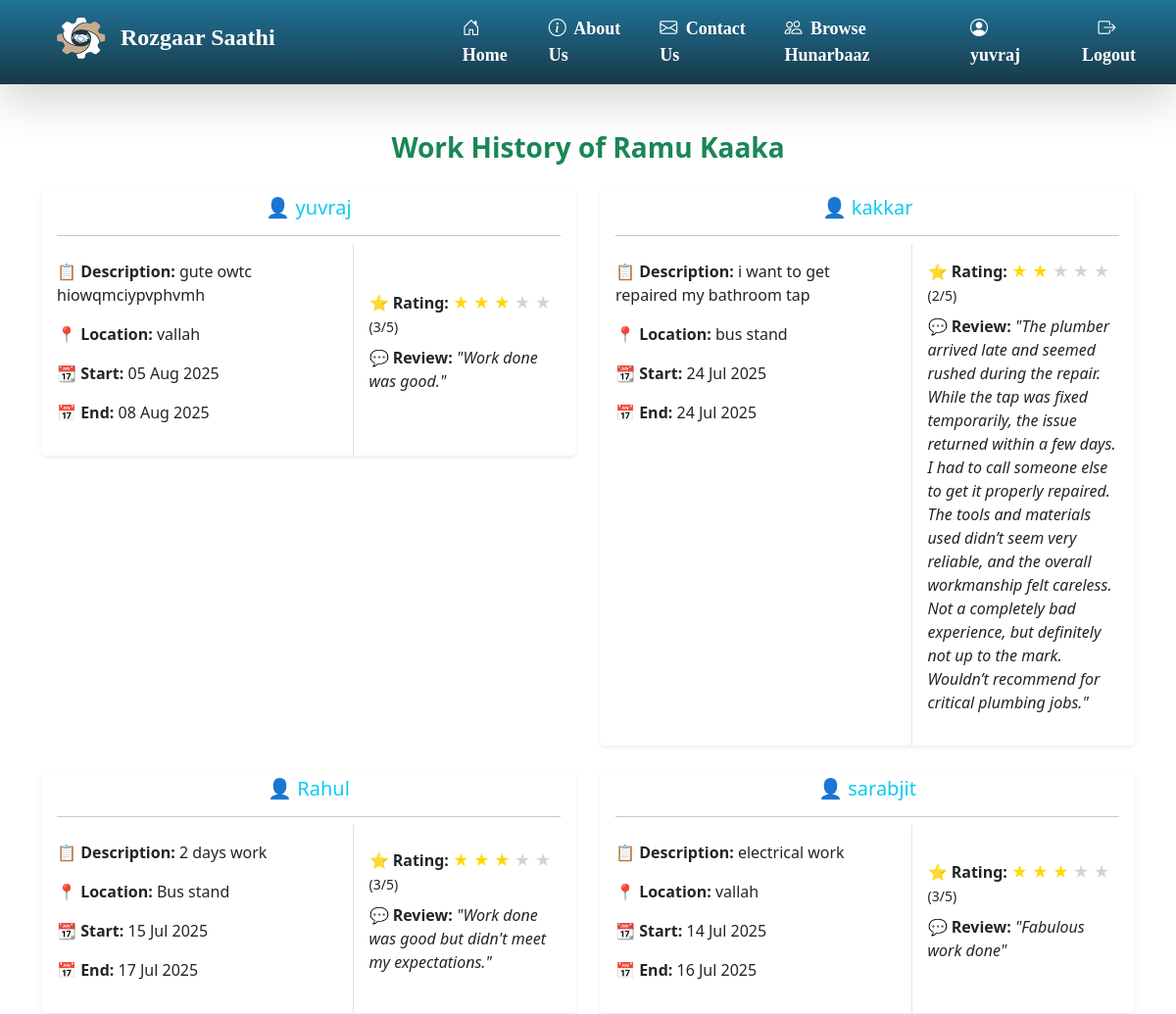
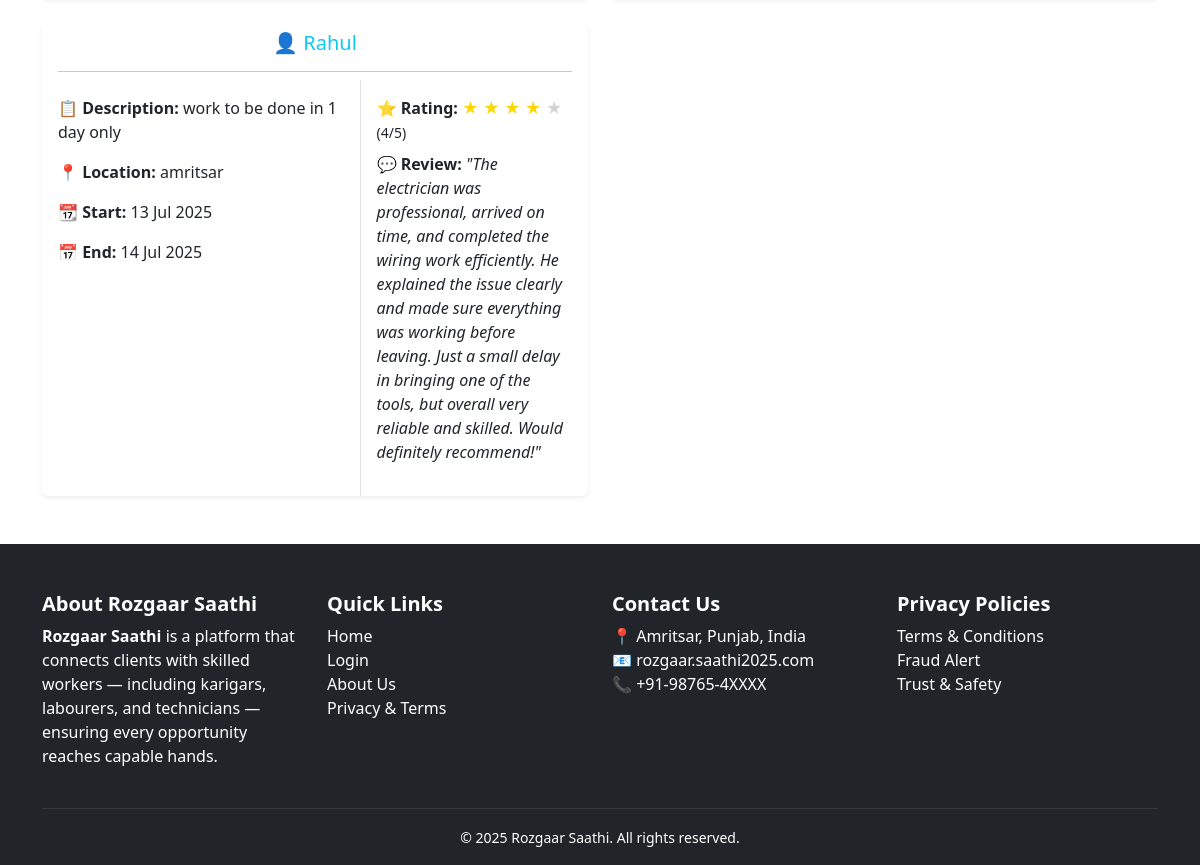
The app's page /hunarbaaz/work-history/1/ (signed in) with its own data (2 pictures, top to bottom).
### hunarbaaz/models.py (models this page shows, shortened)
class Hunarbaaz(models.Model):
    SKILL_CHOICES = [
        ('', 'Tell us your skill'),  # placeholder
        ('Construction', 'Construction'),
        ('Electrician', 'Electrician'),
        ('Painter', 'Painter'),
        ('Domestic Worker', 'Domestic Worker'),
        ('Plumber', 'Plumber'),
        ('Carpenter', 'Carpenter'),
        ('Electronics Repair', 'Electronics Repair'),
        ('Mechanic', 'Mechanic'),
        ('Others', 'Others'),
    ]
    locations=[
        ('','Select you location'),
        ('Vallah/Verka','Vallah/Verka'),
        ('Hall Bazaar','Hall Bazaar'),
        ('Ranjit-Avenue','Ranjit-Avenue'),
        ('Company-bagh','Company-bagh'),
        ('Golden-gate','Golden-gate'),
        ('Putlighar','Putlighar'),
        ('Ramgharia gate','Ramgharia gate'),
        ('Batala-road','Batala-road'),
        ('Majitha-road','Majitha-road'),
        ('Ram Bagh','Ram Bagh'),
        ('other','other')
    ]
    GENDER_CHOICES = [("","-------"),
        ("M", "Male"),
        ("F", "Female"),
        ("O", "Other"),
    ]
    user = models.OneToOneField(User, on_delete=models.CASCADE)
    full_name = models.CharField(max_length=100)
    mobile = models.CharField(max_length=10,unique=True,validators=[mobile_validator])
    gender = models.CharField(
        max_length=1,
        choices=GENDER_CHOICES,
        default="M",
        verbose_name="Gender",
    )
    skill = models.CharField(max_length=50, choices=SKILL_CHOICES)
    location = models.CharField(max_length=100, choices=locations)
    experience = models.PositiveIntegerField(help_text="Years of experience")
    aadhaar_number = models.CharField(max_length=12,unique=True,validators=[aadhaar_validator])
    wages = models.PositiveIntegerField(help_text="required pay for 8 hours" ,blank=False,null=False, default=False)
    profile_pic = models.ImageField(upload_to='hunarbaaz/profile_pics/',null=True, blank=True)
    work_sample_1=models.ImageField(upload_to='hunarbaaz/work_samples/', null=True, blank=True)
    work_sample_2=models.ImageField(upload_to='hunarbaaz/work_samples/', null=True, blank=True)
    work_sample_3=models.ImageField(upload_to='hunarbaaz/work_samples/', null=True, blank=True)
    is_verified = models.BooleanField(default=False)
    created_at = models.DateTimeField(auto_now_add=True)

### client/models.py (models this page shows, shortened)
class PostRequest(models.Model):
    client = models.ForeignKey(User, on_delete=models.CASCADE, related_name='sent_requests')
    hunarbaaz = models.ForeignKey('hunarbaaz.Hunarbaaz', on_delete=models.CASCADE, related_name='received_requests')
    job_description = models.TextField()
    location = models.CharField(max_length=100)
    start_date = models.DateField(help_text="Start date of the job",null=False,blank=True)
    end_date = models.DateField(help_text="Expected completion date",null=False,blank=True)
    JOB_TYPE_CHOICES = [
        ('residential', 'Residential'),
        ('commercial', 'Commercial'),
    ]
    job_type = models.CharField(max_length=20,choices=JOB_TYPE_CHOICES,default='residential',help_text="Type of job location")
    working_hours = models.PositiveIntegerField(
        null=True,
        blank=True,
        help_text="Estimated total working hours for this job"
    )
    is_accepted = models.BooleanField(null=True, blank=True)  # None = Pending, True = Accepted, False = Rejected
    is_completed = models.BooleanField(default=False)
    is_cancelled = models.BooleanField(default=False, help_text="Whether the client has cancelled the request")
    created_at = models.DateTimeField(auto_now_add=True)
    rating = models.IntegerField(
    validators=[MinValueValidator(1), MaxValueValidator(5)],
    null=True,
    blank=True,
    help_text="Client rating after completion (1 to 5)"
)
    review = models.TextField(null=True, blank=True, help_text="Optional client feedback")

### hunarbaaz/views.py (the view)
# urls.py: path('work-history/<int:hunarbaaz_id>/', views.public_work_history, name='public_work_history'),
def public_work_history(request, hunarbaaz_id):
    profile = get_object_or_404(Hunarbaaz, id=hunarbaaz_id)
    completed_jobs = PostRequest.objects.filter(
        hunarbaaz=profile,
        is_completed=True
    ).order_by('-end_date', '-created_at')
    cancelled_jobs = PostRequest.objects.filter(
        hunarbaaz=profile,
        is_cancelled=True
    ).order_by('-end_date', '-created_at')
    return render(request, 'hunarbaaz/public_work_history.html', {
        'profile': profile,
        'completed_jobs': completed_jobs,
        'cancelled_jobs': cancelled_jobs
    })

### hunarbaaz/templates/hunarbaaz/public_work_history.html
{% extends 'base/base.html' %}
{% block content %}
  <div class="container mt-5 mb-5">
    <h3 class="text-center text-success mb-4">
      {% if user.clientprofile %}
        <b>Work History of {{ profile.full_name }}</b>
      {% elif user.hunarbaaz %}
        <b>My Work History</b>
      {% else %}
        {{ user.username }}
      {% endif %}
    </h3>
    {% if completed_jobs %}
      <div class="row g-4">
        {% for job in completed_jobs %}
          <div class="col-md-6">
            <div class="card shadow-sm border-0">
              <div class="card-header bg-white border-bottom-0">
                <h5 class="text-info text-center mb-1">👤 {{ job.client.username }}</h5>
                <hr class="mb-0" />
              </div>
              <div class="row g-0 align-items-stretch">
                <div class="col-7 border-end">
                  <div class="card-body">
                    <p>
                      <strong>📋 Description:</strong> {{ job.job_description }}
                    </p>
                    <p>
                      <strong>📍 Location:</strong> {{ job.location }}
                    </p>
                    <p>
                      <strong>📆 Start:</strong> {{ job.start_date|date:'d M Y' }}
                    </p>
                    <p>
                      <strong>📅 End:</strong> {{ job.end_date|date:'d M Y' }}
                    </p>
                  </div>
                </div>
                <div class="col-5 d-flex align-items-center">
                  <div class="card-body">
                    {% if job.rating %}
                      <p class="mb-1">
                        <strong>⭐ Rating:</strong>
                        {% for i in '12345'|make_list %}
                          {% if forloop.counter <= job.rating %}
                            <span style="color: gold;">&#9733;</span>
                          {% else %}
                            <span style="color: lightgray;">&#9733;</span>
                          {% endif %}
                        {% endfor %}
                        <small>({{ job.rating }}/5)</small>
                      </p>
                    {% endif %}
                    {% if job.review %}
                      <p class="mt-2">
                        <strong>💬 Review:</strong> <em>"{{ job.review }}"</em>
                      </p>
                    {% else %}
                      <p class="text-muted mt-2">No review given.</p>
                    {% endif %}
                  </div>
                </div>
              </div>
            </div>
          </div>
        {% endfor %}
      </div>
    {% else %}
      <div class="alert alert-info text-center mt-4">No completed jobs yet.</div>
    {% endif %}
  </div>
{% endblock %}

### base/templates/base/base.html (shortened to what this page needs)
{% load static %}
<!DOCTYPE html>
<html lang="en">
<head>
    <link href="https://cdn.jsdelivr.net/npm/bootstrap@5.3.0/dist/css/bootstrap.min.css" rel="stylesheet">
<link rel="stylesheet" href="https://cdnjs.cloudflare.com/ajax/libs/font-awesome/6.5.0/css/all.min.css">
<link href="https://cdn.jsdelivr.net/npm/bootstrap-icons@1.10.5/font/bootstrap-icons.css" rel="stylesheet">
<link rel="stylesheet" href="{% static 'base/css/style.css' %}">
<link rel="stylesheet" href="{% static 'base/css/login.css' %}">
<link href="https://cdn.jsdelivr.net/npm/aos@2.3.4/dist/aos.css" rel="stylesheet">
</head>
<body>
<nav class="navbar navbar-expand-lg navbar-dark shadow-lg">
  <div class="container-fluid" id="navbar-cont">
    <a class="navbar-brand fw-bold fs-4 d-flex align-items-center" href="{% url 'home' %}">
      <img src="{% static 'base/images/logo.png' %}" style="height: 55px; width: 65px;" class="me-2">
      <span class="text-white">Rozgaar Saathi</span>
    </a>
    <div class="collapse navbar-collapse justify-content-end" id="navbarNav">
      <ul class="navbar-nav align-items-center">
        <li class="nav-item">
          <a class="nav-link nav-anim" href="{% url 'home' %}">
            <i class="bi bi-house-door me-1"></i> Home
          </a>
        </li>
        <li class="nav-item">
          <a class="nav-link nav-anim" href="{% url 'about' %}">
            <i class="bi bi-info-circle me-1"></i> About Us
          </a>
        </li>
        <li class="nav-item">
          <a class="nav-link nav-anim" href="{% url 'reviews:contact_review' %}">
            <i class="bi bi-envelope me-1"></i> Contact Us
          </a>
        </li>
        {% if user.is_authenticated %}
          {% if user.clientprofile %}
          <li class="nav-item">
              <a class="nav-link nav-anim" href="{% url 'client:all_profiles' %}">
                <i class="bi bi-people me-1"></i> Browse Hunarbaaz
              </a>
            </li>
            <li class="nav-item">
              <a class="nav-link nav-anim" href="{% url 'client:client_dashboard' %}">
               <i class="bi bi-person-circle me-1"></i> {{ user.username }}
              </a>
            </li>
          {% elif user.hunarbaaz %}
            <li class="nav-item">
              <a class="nav-link nav-anim" href="{% url 'hunarbaaz:hunarbaaz_dashboard' %}">
                <i class="bi bi-person-circle me-1"></i>{{ user.username }}
              </a>
            </li>
          {% endif %}
          <li class="nav-item">
            <form method="post" action="{% url 'logout' %}" class="d-inline">
              <button type="submit" class="btn nav-link nav-anim ms-2">
                <i class="bi bi-box-arrow-right me-1"></i> Logout
              </button>
            </form>
          </li>
        {% else %}
          <li class="nav-item">
            <a class="nav-link nav-anim" href="{% url 'login' %}">
              <i class="bi bi-box-arrow-in-right me-1"></i> Login / Register
            </a>
          </li>
        {% endif %}
      </ul>
    </div>
  </div>
</nav>
{% block content %}{% endblock %}
<footer class="bg-dark text-white pt-5">
  <div class="container">
    <div class="row gy-4">
      <div class="col-md-3 col-sm-6">
        <h5 class="fw-bold">About Rozgaar Saathi</h5>
        <p>
          <strong>Rozgaar Saathi</strong> is a platform that connects clients with skilled workers — including karigars, labourers, and technicians — ensuring every opportunity reaches capable hands.
        </p>
      </div>
      <div class="col-md-3 col-sm-6">
        <h5 class="fw-bold">Quick Links</h5>
        <ul class="list-unstyled">
          <li><a href="{% url 'home' %}" class="text-white text-decoration-none">Home</a></li>
          <li><a href="{% url 'login' %}" class="text-white text-decoration-none">Login</a></li>
          <li><a href="{% url 'about' %}" class="text-white text-decoration-none">About Us</a></li>
          <li><a href="{% url 'privacy_terms' %}" class="text-white text-decoration-none">Privacy & Terms</a></li>
        </ul>
      </div>
      <div class="col-md-3 col-sm-6">
        <h5 class="fw-bold">Contact Us</h5>
        <ul class="list-unstyled">
          <li>📍 Amritsar, Punjab, India</li>
          <li>📧 rozgaar.saathi2025.com</li>
          <li>📞 +91-98765-4XXXX</li>
        </ul>
      </div>
      <div class="col-md-3 col-sm-6">
        <h5 class="fw-bold">Privacy Policies</h5>
        <ul class="list-unstyled">
          <li>Terms & Conditions</li>
          <li>Fraud Alert</li>
          <li>Trust & Safety</li>
        </ul>
      </div>
    </div>
    <hr class="border-secondary mt-4">
    <div class="text-center pb-3">
      <small>&copy; 2025 Rozgaar Saathi. All rights reserved.</small>
    </div>
  </div>
</footer>
</html>

### base/static/base/css/style.css (style rules this page uses)
body { background-color: white; }
ul { z-index: 9999; }
.navbar { background: linear-gradient(to top, #183947, #207298); backdrop-filter: blur(10px); transition: background 0.3s ease-in-out; font-family: chiller; }
.navbar-brand { width: 410px; padding: 0 0 10px 10px; }
#navbarNav { background: none; width: auto; z-index: 9999; position: relative; }
#navbar-cont { padding: 0 20px 0 40px; z-index: 999; }
.navbar-collapse { z-index: 9999; background-color: #212529; }
.navbar-nav .nav-link { font-size: 18px; font-weight: bold; background: none; transition: all 0.3s ease; position: relative; color: white; border-radius: 8px; padding: 8px 16px; display: inline-block; }
.navbar-nav .nav-link::after, .nav-link::after { display: none !important; }

### records on screen
Hunarbaaz: full_name "Ramu Kaaka"
PostRequest: client.username "yuvraj", job_description "gute owtc hiowqmciypvphvmh", location "vallah", start_date "05 Aug 2025", end_date "08 Aug 2025", rating "3", review "Work done was good."
PostRequest: client.username "kakkar", job_description "i want to get repaired my bathroom tap", location "bus stand", start_date "24 Jul 2025", end_date "24 Jul 2025", rating "2", review "The plumber arrived late and seemed rushed during the repair. While the tap was fixed temporarily, the issue returned within a few days. I had to call someone else to get it properly repaired. The tools and materials used didn’t seem very reliable, and the overall workmanship felt careless. Not a completely bad experience, but definitely not up to the mark. Wouldn’t recommend for critical plumbing jobs."
PostRequest: client.username "Rahul", job_description "2 days work", location "Bus stand", start_date "15 Jul 2025", end_date "17 Jul 2025", rating "3", review "Work done was good but didn't meet my expectations."
PostRequest: client.username "sarabjit", job_description "electrical work", location "vallah", start_date "14 Jul 2025", end_date "16 Jul 2025", rating "3", review "Fabulous work done"
PostRequest: client.username "Rahul", job_description "work to be done in 1 day only", location "amritsar", start_date "13 Jul 2025", end_date "14 Jul 2025", rating "4", review "The electrician was professional, arrived on time, and completed the wiring work efficiently. He explained the issue clearly and made sure everything was working before leaving. Just a small delay in bringing one of the tools, but overall very reliable and skilled. Would definitely recommend!"

### other values on screen
{{ user.username }} "yuvraj"
